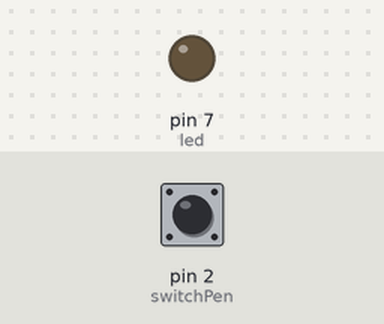
This sketch was run on a simulated Arduino Uno, built with avr-gcc and run on an emulated ATmega328P. On the bench: output pins drawn as LEDs (lit = HIGH). The test bench sets the inputs (shaded band); at power-on: pin 2 (switchPen) LOW.

Above: at 1.2 s.
1.3 s: pin 2 (switchPen) pulled HIGH for 0.15 s
At 1.37 s:
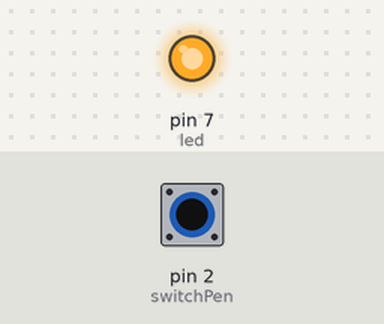
2.9 s: pin 2 (switchPen) pulled HIGH for 3.2 s
At 6.8 s:
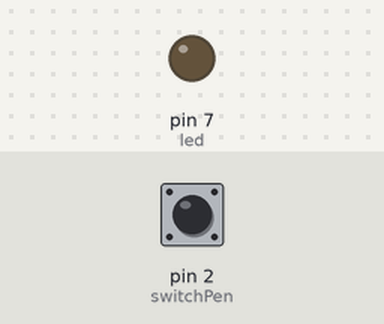
Timing chart, 0 to 8.3 s (numbered marks = the images above; inputs shaded):
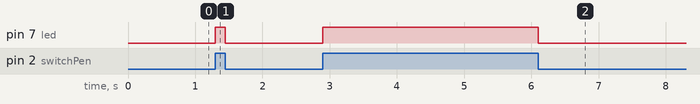

Measured:
- after the input at 1.3 s, pin 7 (led): LOW → HIGH at once, → LOW 0.15 s later
- after the input at 2.9 s, pin 7 (led): LOW → HIGH at once, → LOW 3.2 s later

The sketch:

sketch_feb20a.ino.ino
```cpp
int led = 7;
int switchPen = 2;
void setup() {
  pinMode(led,OUTPUT);
  pinMode(switchPen,INPUT);
}

void loop() {
  int switchMode = digitalRead(switchPen);
  if (switchMode == HIGH)
    digitalWrite(led,HIGH);
   else
    digitalWrite(led,LOW);

}
```
